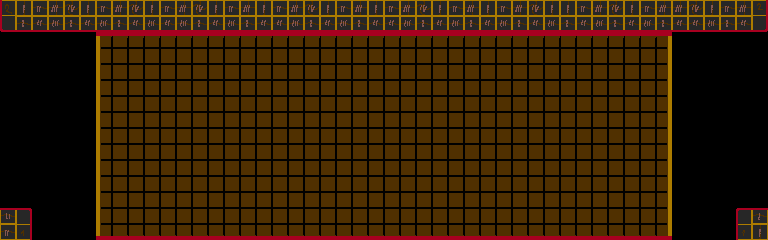

This game map was drawn from its Tiled (.tmx) file and the tilesets committed beside it. A one-line description and the full map source follow:
An orthogonal 48x15 tile map with 16x16 px tiles, 2 tile layers (back, front) and 8 objects (4x Lamp, 3x DeathTrigger, PlatformGenerator).

<map version="1.0" orientation="orthogonal" width="48" height="15" tilewidth="16" tileheight="16">
 <tileset firstgid="1" name="tiles1" tilewidth="16" tileheight="16">
  <image source="../../../img/tiles/tiles0.gif" trans="ff00ff" width="256" height="256" />
 </tileset>
 <layer name="back" width="48" height="15">
  <data encoding="csv">
0,0,0,0,0,0,230,230,230,230,230,230,230,230,230,230,230,230,230,230,230,230,230,230,230,230,230,230,230,230,230,230,230,230,230,230,230,230,230,230,230,230,0,0,0,0,0,0,
0,0,0,0,0,0,230,230,230,230,230,230,230,230,230,230,230,230,230,230,230,230,230,230,230,230,230,230,230,230,230,230,230,230,230,230,230,230,230,230,230,230,0,0,0,0,0,0,
0,0,0,0,0,0,211,214,214,214,214,214,214,214,214,214,214,214,214,214,214,214,214,214,214,214,214,214,214,214,214,214,214,214,214,214,214,214,214,214,214,212,0,0,0,0,0,0,
0,0,0,0,0,0,227,230,230,230,230,230,230,230,230,230,230,230,230,230,230,230,230,230,230,230,230,230,230,230,230,230,230,230,230,230,230,230,230,230,230,228,0,0,0,0,0,0,
0,0,0,0,0,0,227,230,230,230,230,230,230,230,230,230,230,230,230,230,230,230,230,230,230,230,230,230,230,230,230,230,230,230,230,230,230,230,230,230,230,228,0,0,0,0,0,0,
0,0,0,0,0,0,227,230,230,230,230,230,230,230,230,230,230,230,230,230,230,230,230,230,230,230,230,230,230,230,230,230,230,230,230,230,230,230,230,230,230,228,0,0,0,0,0,0,
0,0,0,0,0,0,227,230,230,230,230,230,230,230,230,230,230,230,230,230,230,230,230,230,230,230,230,230,230,230,230,230,230,230,230,230,230,230,230,230,230,228,0,0,0,0,0,0,
0,0,0,0,0,0,227,230,230,230,230,230,230,230,230,230,230,230,230,230,230,230,230,230,230,230,230,230,230,230,230,230,230,230,230,230,230,230,230,230,230,228,0,0,0,0,0,0,
0,0,0,0,0,0,227,230,230,230,230,230,230,230,230,230,230,230,230,230,230,230,230,230,230,230,230,230,230,230,230,230,230,230,230,230,230,230,230,230,230,228,0,0,0,0,0,0,
0,0,0,0,0,0,227,230,230,230,230,230,230,230,230,230,230,230,230,230,230,230,230,230,230,230,230,230,230,230,230,230,230,230,230,230,230,230,230,230,230,228,0,0,0,0,0,0,
0,0,0,0,0,0,227,230,230,230,230,230,230,230,230,230,230,230,230,230,230,230,230,230,230,230,230,230,230,230,230,230,230,230,230,230,230,230,230,230,230,228,0,0,0,0,0,0,
0,0,0,0,0,0,227,230,230,230,230,230,230,230,230,230,230,230,230,230,230,230,230,230,230,230,230,230,230,230,230,230,230,230,230,230,230,230,230,230,230,228,0,0,0,0,0,0,
0,0,0,0,0,0,227,230,230,230,230,230,230,230,230,230,230,230,230,230,230,230,230,230,230,230,230,230,230,230,230,230,230,230,230,230,230,230,230,230,230,228,0,0,0,0,0,0,
0,0,0,0,0,0,227,230,230,230,230,230,230,230,230,230,230,230,230,230,230,230,230,230,230,230,230,230,230,230,230,230,230,230,230,230,230,230,230,230,230,228,0,0,0,0,0,0,
0,0,0,0,0,0,243,246,246,246,246,246,246,246,246,246,246,246,246,246,246,246,246,246,246,246,246,246,246,246,246,246,246,246,246,246,246,246,246,246,246,244,0,0,0,0,0,0
</data>
 </layer>
 <layer name="front" width="48" height="15">
  <data encoding="csv">
33,18,19,34,35,18,19,34,35,18,19,34,35,18,19,34,18,19,34,35,18,19,34,18,19,34,35,18,19,34,18,19,34,35,18,18,19,34,35,18,19,34,34,35,18,19,34,40,
49,50,51,52,50,51,52,50,51,52,51,52,50,51,52,50,51,51,52,50,51,52,50,51,51,52,50,51,52,50,51,52,50,51,52,50,51,52,50,51,52,50,51,51,52,50,51,56,
0,0,0,0,0,0,0,0,0,0,0,0,0,0,0,0,0,0,0,0,0,0,0,0,0,0,0,0,0,0,0,0,0,0,0,0,0,0,0,0,0,0,0,0,0,0,0,0,
0,0,0,0,0,0,0,0,0,0,0,0,0,0,0,0,0,0,0,0,0,0,0,0,0,0,0,0,0,0,0,0,0,0,0,0,0,0,0,0,0,0,0,0,0,0,0,0,
0,0,0,0,0,0,0,0,0,0,0,0,0,0,0,0,0,0,0,0,0,0,0,0,0,0,0,0,0,0,0,0,0,0,0,0,0,0,0,0,0,0,0,0,0,0,0,0,
0,0,0,0,0,0,0,0,0,0,0,0,0,0,0,0,0,0,0,0,0,0,0,0,0,0,0,0,0,0,0,0,0,0,0,0,0,0,0,0,0,0,0,0,0,0,0,0,
0,0,0,0,0,0,0,0,0,0,0,0,0,0,0,0,0,0,0,0,0,0,0,0,0,0,0,0,0,0,0,0,0,0,0,0,0,0,0,0,0,0,0,0,0,0,0,0,
0,0,0,0,0,0,0,0,0,0,0,0,0,0,0,0,0,0,0,0,0,0,0,0,0,0,0,0,0,0,0,0,0,0,0,0,0,0,0,0,0,0,0,0,0,0,0,0,
0,0,0,0,0,0,0,0,0,0,0,0,0,0,0,0,0,0,0,0,0,0,0,0,0,0,0,0,0,0,0,0,0,0,0,0,0,0,0,0,0,0,0,0,0,0,0,0,
0,0,0,0,0,0,0,0,0,0,0,0,0,0,0,0,0,0,0,0,0,0,0,0,0,0,0,0,0,0,0,0,0,0,0,0,0,0,0,0,0,0,0,0,0,0,0,0,
0,0,0,0,0,0,0,0,0,0,0,0,0,0,0,0,0,0,0,0,0,0,0,0,0,0,0,0,0,0,0,0,0,0,0,0,0,0,0,0,0,0,0,0,0,0,0,0,
0,0,0,0,0,0,0,0,0,0,0,0,0,0,0,0,0,0,0,0,0,0,0,0,0,0,0,0,0,0,0,0,0,0,0,0,0,0,0,0,0,0,0,0,0,0,0,0,
0,0,0,0,0,0,0,0,0,0,0,0,0,0,0,0,0,0,0,0,0,0,0,0,0,0,0,0,0,0,0,0,0,0,0,0,0,0,0,0,0,0,0,0,0,0,0,0,
3,8,0,0,0,0,0,0,0,0,0,0,0,0,0,0,0,0,0,0,0,0,0,0,0,0,0,0,0,0,0,0,0,0,0,0,0,0,0,0,0,0,0,0,0,0,1,2,
19,24,0,0,0,0,0,0,0,0,0,0,0,0,0,0,0,0,0,0,0,0,0,0,0,0,0,0,0,0,0,0,0,0,0,0,0,0,0,0,0,0,0,0,0,0,17,18
</data>
 </layer>
 <objectgroup name="objects" width="48" height="15">
  <properties>
   <property name="min_temple" value="3" />
   <property name="rarity" value="0.15" />
  </properties>
  <object name="DeathTrigger" gid="199" x="128" y="256" />
  <object name="DeathTrigger" gid="199" x="384" y="256" />
  <object name="DeathTrigger" gid="199" x="624" y="256" />
  <object name="PlatformGenerator" gid="232" x="384" y="208">
   <properties>
    <property name="width" value="44" />
   </properties>
  </object>
  <object name="Lamp" gid="199" x="144" y="176" />
  <object name="Lamp" gid="199" x="256" y="176" />
  <object name="Lamp" gid="199" x="608" y="176" />
  <object name="Lamp" gid="199" x="496" y="176" />
 </objectgroup>
</map>
